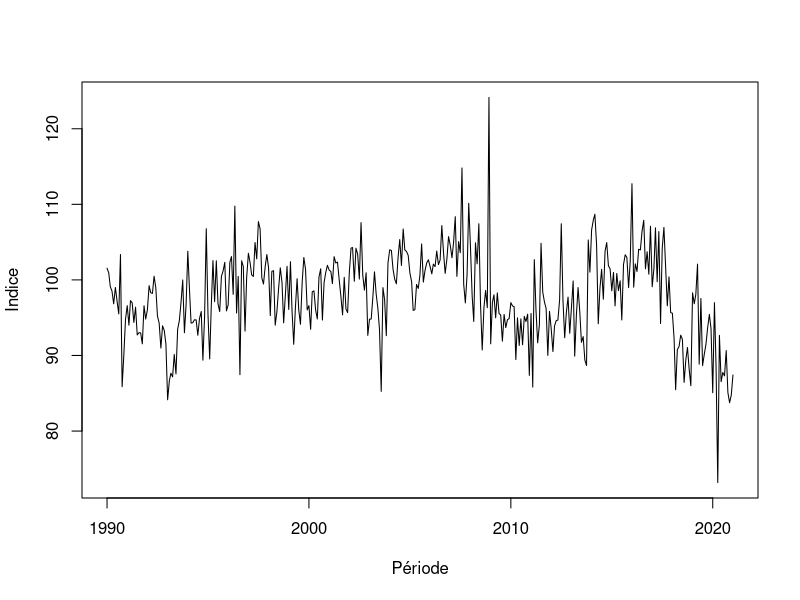
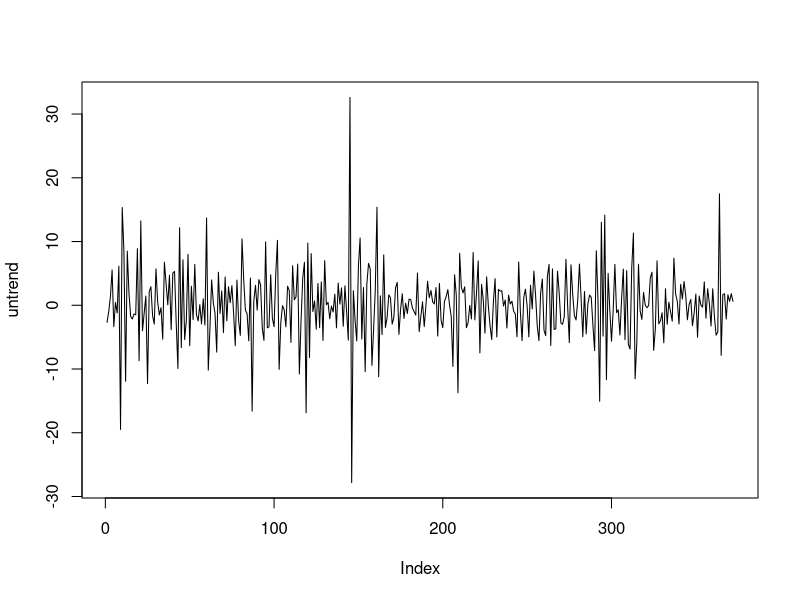
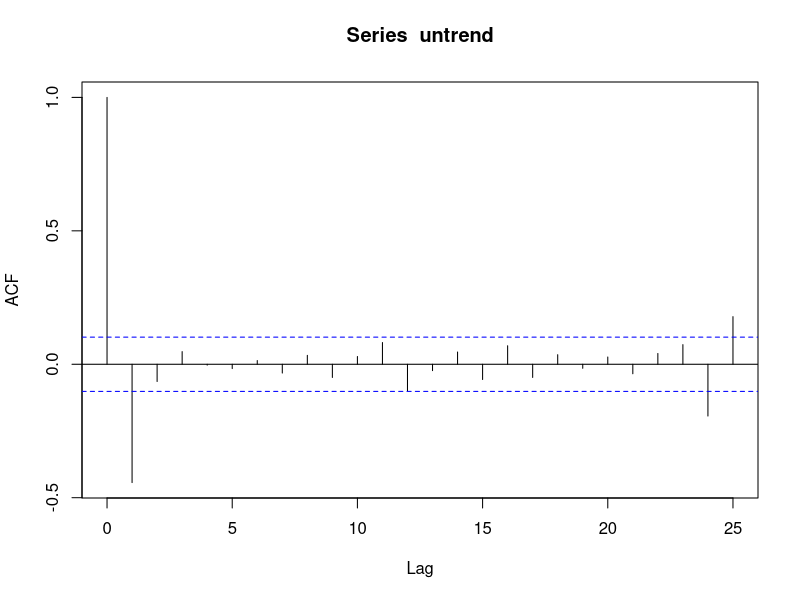
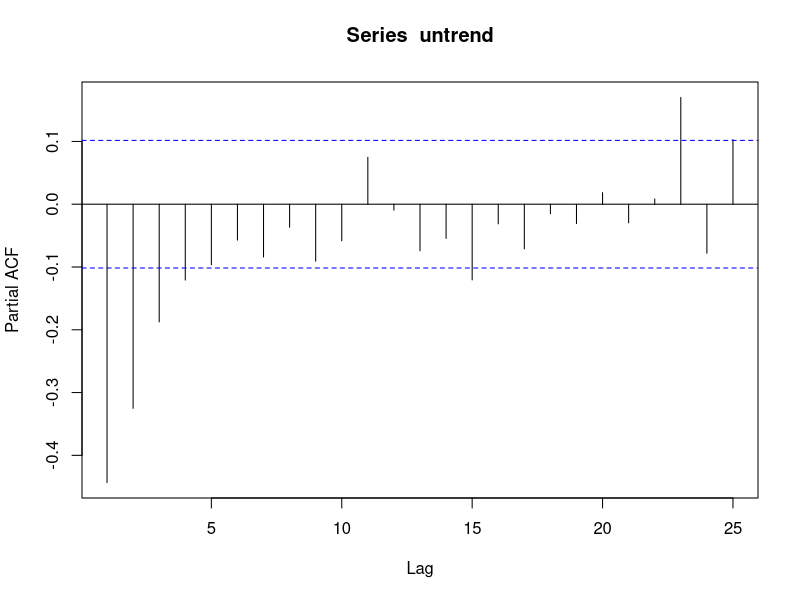

R code for these plots, in order:
## ---- chunk 1
knitr::opts_chunk$set(echo = TRUE)
## ---- chunk 2
library(dplyr)
library(readr)
library(lubridate)
library(ggplot2)
## ---- chunk 3
series = read.csv('valeurs_mensuelles.csv', sep=';')
## ---- chunk 4
data = subset(series, select=-idBank)
data$Période = ym(data$Période)
data
## ---- chunk 5
plot(data, type='l')
## ---- chunk 6
untrend = diff(data$Indice, 1)
plot(untrend, type='l')
## ---- chunk 7
PP.test(as.ts(data$Indice))
## ---- chunk 8
acf(untrend)
pacf(untrend)
